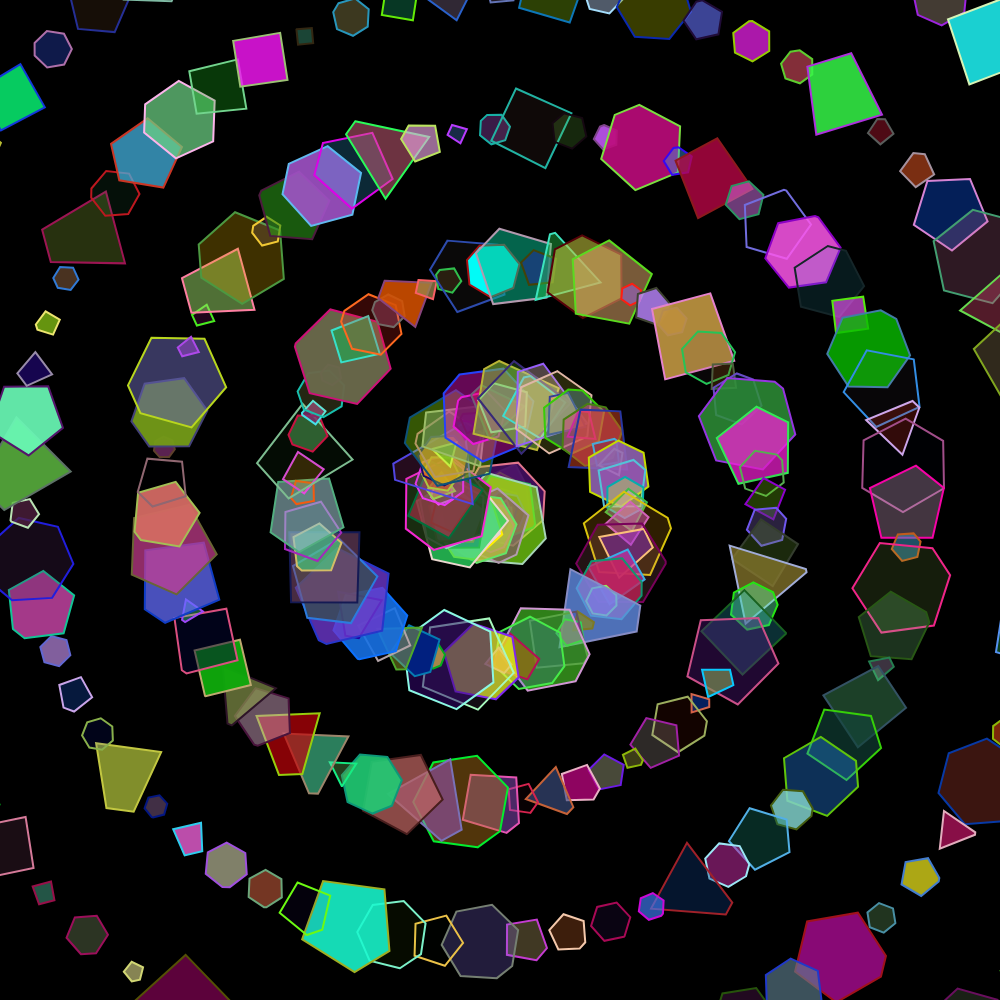
Frame 1 (no input)
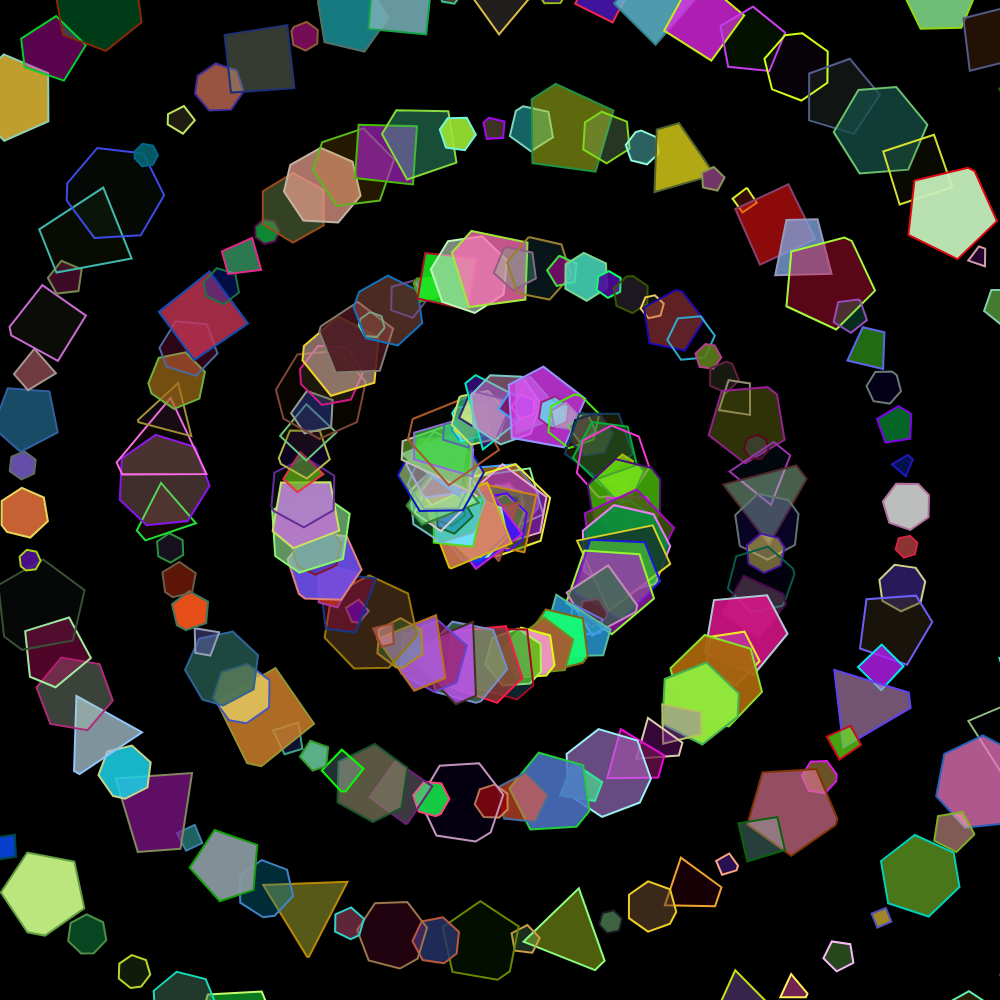
Frame 60 (no input)
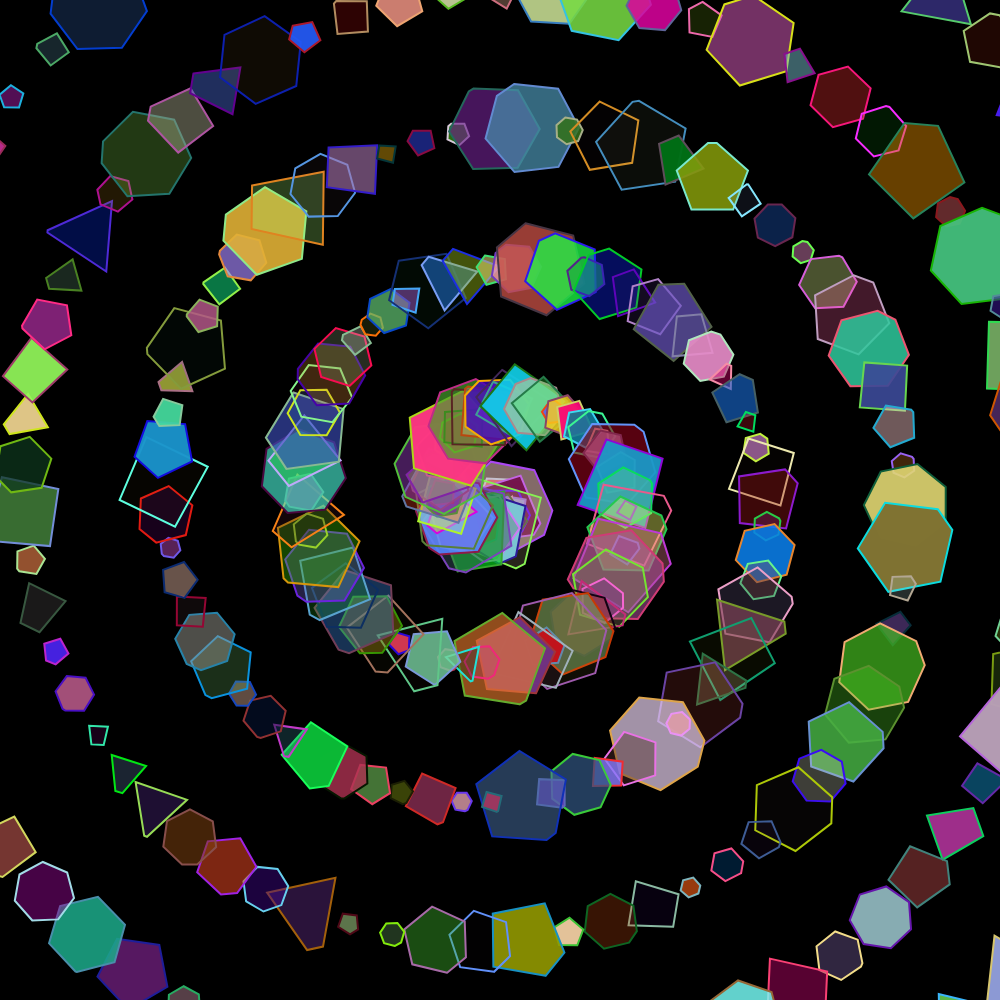
Frame 120 (the mouse pressed at the canvas centre since frame 60)

The p5.js sketch that drew these frames (run headless with seeded random() and noise() and a simulated clock; from frame 60 on, the mouse is pressed at the canvas centre):

// p5.js sketch
// ── sketch.js
//David Chan and Connie Zhou

var rotationAngle = 0.1;

function setup() {
  createCanvas(1000, 1000);
  frameRate(20);

}

//Both worked on draw and setup
function draw() {
  background(0);
  translate(width/2, height/2);
  rotate(rotationAngle);
  for (var x = 0; x < 500; x++){

    rotate(0.1);
    drawShape(x*2,x,random(10,50),random(0,4));

  }

}

//Connie did draw shape
function drawShape(xpos,ypos,radius,num_sides){
  fill(random(255),random(255),random(255),random(255));
  strokeWeight(2);
  stroke(random(255),random(255),random(255));
  polygon(xpos,ypos,radius,num_sides+3);


}

//David worked on polygon function
function polygon(x, y, radius, num_sides) {
  var angle = TWO_PI / num_sides;
  beginShape();
  for (var a = 0; a < TWO_PI; a += angle) {
    var xpos = x + cos(a) * radius;
    var ypos = y + sin(a) * radius;
    vertex(xpos, ypos);
  }
  endShape(CLOSE);
}
